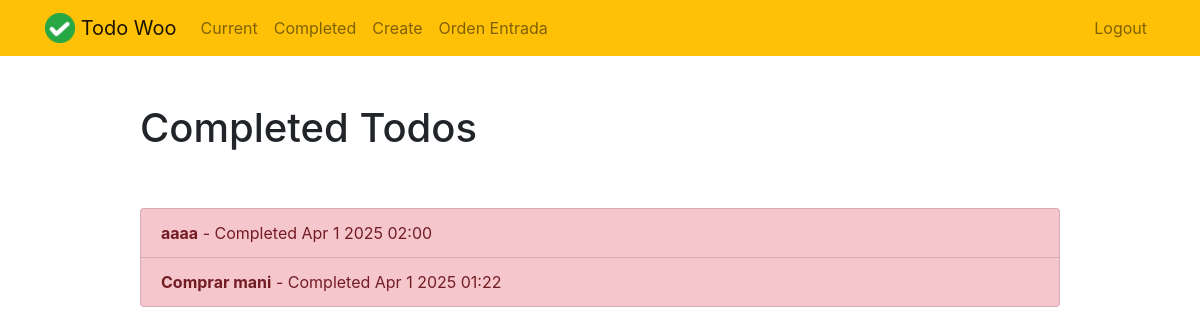
The page /completed/ (signed in) on the database as committed earlier.
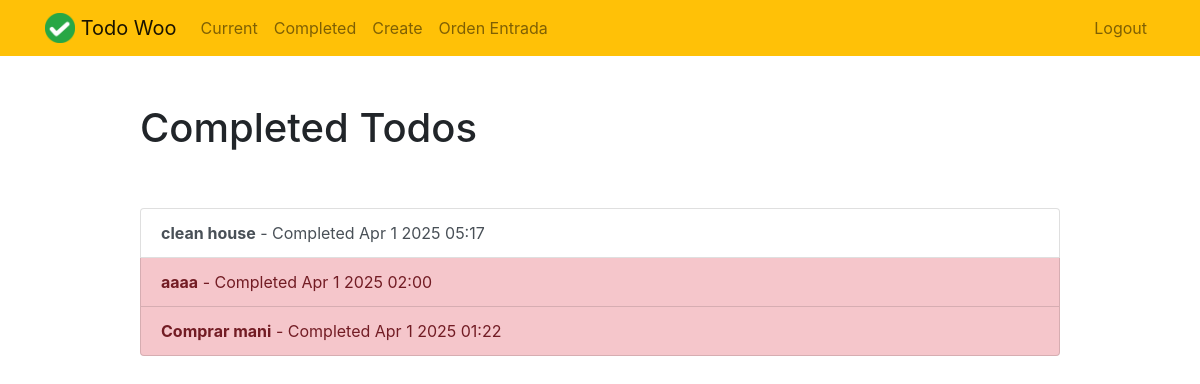
The same page on the database as committed later.
### todo/models.py (models this page shows, shortened)
class Todo(models.Model):
    title = models.CharField(max_length=100)
    memo = models.TextField(blank=True)
    created = models.DateTimeField(auto_now_add = True)
    datecompleted = models.DateTimeField(null = True, blank=True)
    important = models.BooleanField(default = False)
    user = models.ForeignKey(User,on_delete=models.CASCADE)
    ubicacion = models.ForeignKey('Ubicacion', on_delete=models.SET_NULL, null=True, blank=True)

### todo/views.py (the view)
# urls.py: path('completed/', views.completetodos, name='completetodos'),
@login_required
def completetodos(request):
    todos= Todo.objects.filter(user=request.user, datecompleted__isnull=False).order_by('-datecompleted')# esta es la difencia principal ya que antes en current estos estaba en true y este es false ya que el valor cambia una vez que se genera el complete
    return render(request, 'todo/completetodos.html',{'todos':todos})

### todo/templates/todo/completetodos.html
{% extends "todo/base.html" %}
{% block content %}
<div class="row justify-content-center mt-5">
    <div class="col-md-10">
        <h1>Completed Todos</h1>
    </div>
</div>
<div class="row justify-content-center mt-5">
    <div class="col-md-10">
        <div class="list-group">
            {% for todo in todos %}
            <a href="{% url 'viewtodo' todo.id %}" class="list-group-item list-group-item-action{% if todo.important %} list-group-item-danger{% endif %}"><b>{{ todo.title }}</b> - Completed {{ todo.datecompleted|date:'M j Y H:i' }}</a>
            {% endfor %}
        </div>
    </div>
</div>
{% endblock %}

Rows that differ between the two databases and show on the page:
now on this page (row edited): Todo: title "clean house", datecompleted "Apr 1 2025 05:17", important False (drawn)
